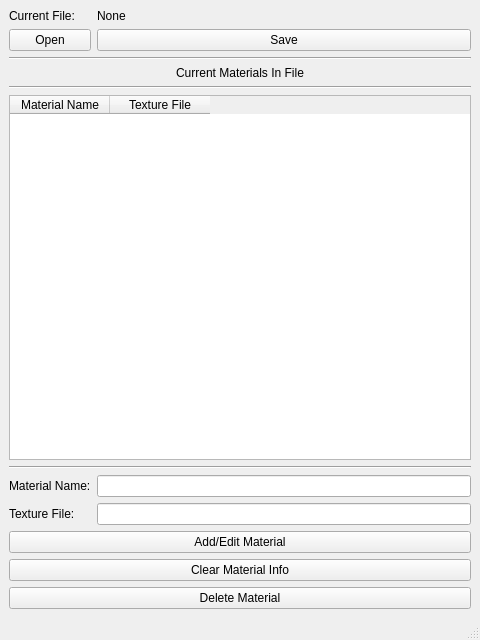
<?xml version="1.0" encoding="UTF-8"?>
<ui version="4.0">
 <class>MaterialMakerWindow</class>
 <widget class="QMainWindow" name="MaterialMakerWindow">
  <property name="geometry">
   <rect>
    <x>0</x>
    <y>0</y>
    <width>480</width>
    <height>640</height>
   </rect>
  </property>
  <property name="windowTitle">
   <string>MainWindow</string>
  </property>
  <widget class="QWidget" name="centralwidget">
   <layout class="QGridLayout" name="gridLayout">
    <item row="7" column="1">
     <widget class="QLineEdit" name="Line_MatEditor_MatName"/>
    </item>
    <item row="1" column="0">
     <widget class="QPushButton" name="Button_MatEditor_OpenMatFile">
      <property name="text">
       <string>Open</string>
      </property>
     </widget>
    </item>
    <item row="9" column="0" colspan="2">
     <widget class="QPushButton" name="Button_MatEditor_AddEditMat">
      <property name="text">
       <string>Add/Edit Material</string>
      </property>
     </widget>
    </item>
    <item row="7" column="0">
     <widget class="QLabel" name="label">
      <property name="text">
       <string>Material Name:</string>
      </property>
     </widget>
    </item>
    <item row="0" column="0">
     <widget class="QLabel" name="label_4">
      <property name="text">
       <string>Current File:</string>
      </property>
     </widget>
    </item>
    <item row="11" column="0" colspan="2">
     <widget class="QPushButton" name="Button_MatEditor_DeleteMat">
      <property name="text">
       <string>Delete Material</string>
      </property>
     </widget>
    </item>
    <item row="10" column="0" colspan="2">
     <widget class="QPushButton" name="Button_MatEditor_ClearMatInfo">
      <property name="text">
       <string>Clear Material Info</string>
      </property>
     </widget>
    </item>
    <item row="8" column="0">
     <widget class="QLabel" name="label_2">
      <property name="text">
       <string>Texture File:</string>
      </property>
     </widget>
    </item>
    <item row="6" column="0" colspan="2">
     <widget class="Line" name="line">
      <property name="orientation">
       <enum>Qt::Horizontal</enum>
      </property>
     </widget>
    </item>
    <item row="3" column="0" colspan="2">
     <widget class="QLabel" name="label_3">
      <property name="text">
       <string>Current Materials In File</string>
      </property>
      <property name="alignment">
       <set>Qt::AlignCenter</set>
      </property>
     </widget>
    </item>
    <item row="0" column="1">
     <widget class="QLabel" name="Label_MatEditor_CurrentMatFile">
      <property name="text">
       <string>None</string>
      </property>
     </widget>
    </item>
    <item row="2" column="0" colspan="2">
     <widget class="Line" name="line_2">
      <property name="orientation">
       <enum>Qt::Horizontal</enum>
      </property>
     </widget>
    </item>
    <item row="1" column="1">
     <widget class="QPushButton" name="Button_MatEditor_SaveMatFile">
      <property name="text">
       <string>Save</string>
      </property>
     </widget>
    </item>
    <item row="8" column="1">
     <widget class="QLineEdit" name="Line_MatEditor_TextureFile"/>
    </item>
    <item row="4" column="0" colspan="2">
     <widget class="Line" name="line_3">
      <property name="orientation">
       <enum>Qt::Horizontal</enum>
      </property>
     </widget>
    </item>
    <item row="5" column="0" colspan="2">
     <widget class="QTableWidget" name="Table_MatEditor_Mats">
      <column>
       <property name="text">
        <string>Material Name</string>
       </property>
      </column>
      <column>
       <property name="text">
        <string>Texture File</string>
       </property>
      </column>
     </widget>
    </item>
   </layout>
  </widget>
  <widget class="QStatusBar" name="statusbar"/>
 </widget>
 <resources/>
 <connections/>
</ui>
